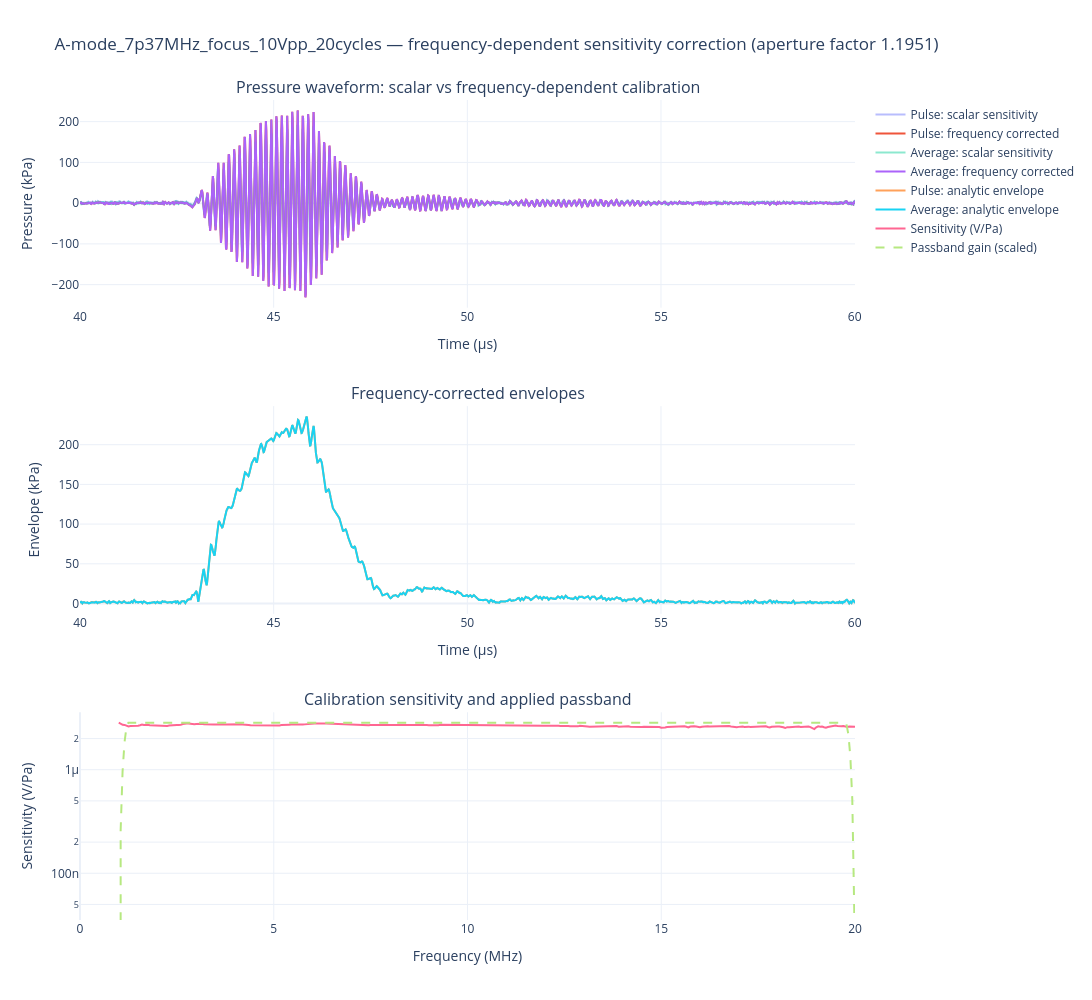

Notebook code for this chart:
### Code cell
from plotly.subplots import make_subplots

fig_frequency_corrected_a_mode = make_subplots(
    rows=3, cols=1, shared_xaxes=False, vertical_spacing=0.12,
    subplot_titles=(
        "Pressure waveform: scalar vs frequency-dependent calibration",
        "Frequency-corrected envelopes",
        "Calibration sensitivity and applied passband",
    ),
)

fig_frequency_corrected_a_mode.add_scatter(
    x=pulse["Time_s"] * 1e6, y=pulse["Amplitude_Pa"] / 1000,
    name="Pulse: scalar sensitivity", opacity=0.45, row=1, col=1,
)
fig_frequency_corrected_a_mode.add_scatter(
    x=pulse_frequency_corrected["Time_s"] * 1e6,
    y=pulse_frequency_corrected["Frequency_Corrected_Pressure_Pa"] / 1000,
    name="Pulse: frequency corrected", row=1, col=1,
)
fig_frequency_corrected_a_mode.add_scatter(
    x=average["Time_s"] * 1e6,
    y=average["Average_Detrended_Amplitude_Pa"] / 1000,
    name="Average: scalar sensitivity", opacity=0.45, row=1, col=1,
)
fig_frequency_corrected_a_mode.add_scatter(
    x=average_frequency_corrected["Time_s"] * 1e6,
    y=average_frequency_corrected["Frequency_Corrected_Pressure_Pa"] / 1000,
    name="Average: frequency corrected", row=1, col=1,
)

fig_frequency_corrected_a_mode.add_scatter(
    x=pulse_frequency_corrected["Time_s"] * 1e6,
    y=pulse_frequency_corrected["Frequency_Corrected_Envelope_Pa"] / 1000,
    name="Pulse: analytic envelope", row=2, col=1,
)
fig_frequency_corrected_a_mode.add_scatter(
    x=average_frequency_corrected["Time_s"] * 1e6,
    y=average_frequency_corrected["Frequency_Corrected_Envelope_Pa"] / 1000,
    name="Average: analytic envelope", row=2, col=1,
)

frequency_mhz = pulse_frequency_result["frequency_hz"] / 1e6
fig_frequency_corrected_a_mode.add_scatter(
    x=selected_calibration_table["frequency_mhz"],
    y=selected_calibration_table["sensitivity_v_per_pa"],
    name="Sensitivity (V/Pa)", row=3, col=1,
)
fig_frequency_corrected_a_mode.add_scatter(
    x=frequency_mhz,
    y=pulse_frequency_result["passband_gain"] * selected_calibration_table["sensitivity_v_per_pa"].max(),
    name="Passband gain (scaled)", line=dict(dash="dash"), row=3, col=1,
)

fig_frequency_corrected_a_mode.update_yaxes(title_text="Pressure (kPa)", row=1, col=1)
fig_frequency_corrected_a_mode.update_yaxes(title_text="Envelope (kPa)", row=2, col=1)
fig_frequency_corrected_a_mode.update_yaxes(title_text="Sensitivity (V/Pa)", type="log", row=3, col=1)
fig_frequency_corrected_a_mode.update_xaxes(title_text="Time (µs)", row=1, col=1)
fig_frequency_corrected_a_mode.update_xaxes(title_text="Time (µs)", row=2, col=1)
fig_frequency_corrected_a_mode.update_xaxes(title_text="Frequency (MHz)", range=[0, 20], row=3, col=1)
fig_frequency_corrected_a_mode.update_layout(
    title=(f"{measurement} — frequency-dependent sensitivity correction "
           f"(aperture factor {aperture_factor_for_frequency_correction:.4f})"),
    template="plotly_white", width=1100, height=1000, hovermode="x unified",
)
fig_frequency_corrected_a_mode.show()

### Figure 1 — Plotly figure (JSON) as saved in the notebook; plotly's stock layout.template omitted (floating-point values rounded to 4 significant figures; data arrays with more than 128 entries replaced by an {"elided": "..."} marker saying what was removed)
{"data": [{"name": "Pulse: scalar sensitivity", "opacity": 0.45, "type": "scatter", "x": {"elided": "2002 float values"}, "xaxis": "x", "y": {"elided": "2002 float values"}, "yaxis": "y"}, {"name": "Pulse: frequency corrected", "type": "scatter", "x": {"elided": "2002 float values"}, "xaxis": "x", "y": {"elided": "2002 float values"}, "yaxis": "y"}, {"name": "Average: scalar sensitivity", "opacity": 0.45, "type": "scatter", "x": {"elided": "2002 float values"}, "xaxis": "x", "y": {"elided": "2002 float values"}, "yaxis": "y"}, {"name": "Average: frequency corrected", "type": "scatter", "x": {"elided": "2002 float values"}, "xaxis": "x", "y": {"elided": "2002 float values"}, "yaxis": "y"}, {"name": "Pulse: analytic envelope", "type": "scatter", "x": {"elided": "2002 float values"}, "xaxis": "x2", "y": {"elided": "2002 float values"}, "yaxis": "y2"}, {"name": "Average: analytic envelope", "type": "scatter", "x": {"elided": "2002 float values"}, "xaxis": "x2", "y": {"elided": "2002 float values"}, "yaxis": "y2"}, {"name": "Sensitivity (V/Pa)", "type": "scatter", "x": {"elided": "381 float values"}, "xaxis": "x3", "y": {"elided": "381 float values"}, "yaxis": "y3"}, {"line": {"dash": "dash"}, "name": "Passband gain (scaled)", "type": "scatter", "x": {"elided": "1002 float values"}, "xaxis": "x3", "y": {"elided": "1002 float values"}, "yaxis": "y3"}], "layout": {"annotations": [{"font": {"size": 16}, "showarrow": false, "text": "Pressure waveform: scalar vs frequency-dependent calibration", "x": 0.5, "xanchor": "center", "xref": "paper", "y": 1, "yanchor": "bottom", "yref": "paper"}, {"font": {"size": 16}, "showarrow": false, "text": "Frequency-corrected envelopes", "x": 0.5, "xanchor": "center", "xref": "paper", "y": 0.6267, "yanchor": "bottom", "yref": "paper"}, {"font": {"size": 16}, "showarrow": false, "text": "Calibration sensitivity and applied passband", "x": 0.5, "xanchor": "center", "xref": "paper", "y": 0.2533, "yanchor": "bottom", "yref": "paper"}], "height": 1000, "hovermode": "x unified", "title": {"text": "A-mode_7p37MHz_focus_10Vpp_20cycles — frequency-dependent sensitivity correction (aperture factor 1.1951)"}, "width": 1100, "xaxis": {"anchor": "y", "domain": [0, 1], "title": {"text": "Time (µs)"}}, "xaxis2": {"anchor": "y2", "domain": [0, 1], "title": {"text": "Time (µs)"}}, "xaxis3": {"anchor": "y3", "domain": [0, 1], "range": [0, 20], "title": {"text": "Frequency (MHz)"}}, "yaxis": {"anchor": "x", "domain": [0.7467, 1], "title": {"text": "Pressure (kPa)"}}, "yaxis2": {"anchor": "x2", "domain": [0.3733, 0.6267], "title": {"text": "Envelope (kPa)"}}, "yaxis3": {"anchor": "x3", "domain": [0, 0.2533], "title": {"text": "Sensitivity (V/Pa)"}, "type": "log"}}}
